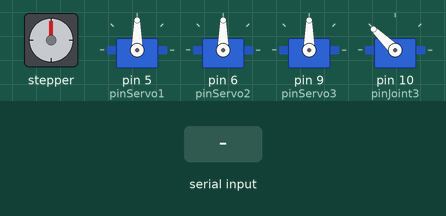
The sketch below on a simulated Arduino Uno, built with avr-gcc and run on an emulated ATmega328P. Parts: stepper motor, 4 × servo. Wiring (inferred from the names in the program): stepper motor driver (200 steps per turn assumed): step pin 2; direction pin 3. Inputs (shaded band) come from the test bench. What the sketch prints to the serial monitor is not drawn.

Above: at 1.2 s.
1.3 s: byte 0 (0) received over Serial
At 2.7 s:
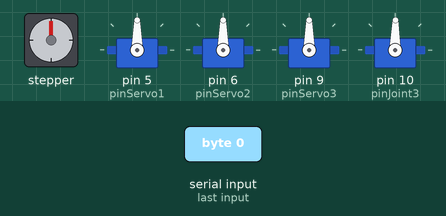
3.8 s: byte 1 (1) received over Serial
At 5.9 s:
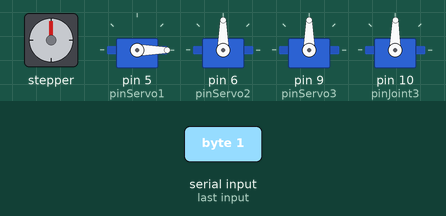
6.3 s: byte 2 (2) received over Serial
At 7.8 s:
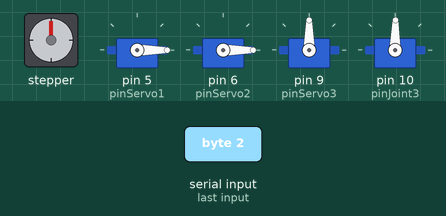
8.8 s: byte 3 (3) received over Serial
At 10.9 s:
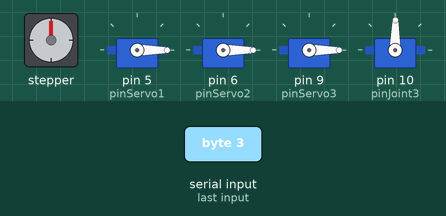
Timing chart, 0 to 12.4 s (numbered marks = the images above; inputs shaded):
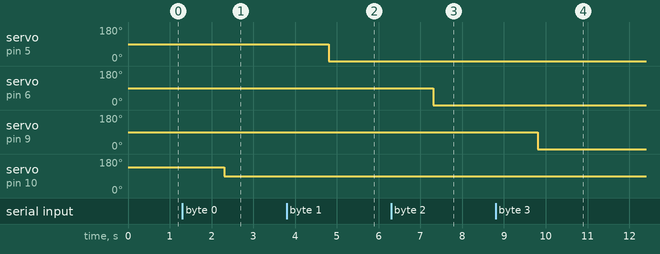

Measured:
- after the input at 1.3 s, servo on pin 10 (pinJoint3): 136° → 89° after 1.0 s
- after the input at 3.8 s, servo on pin 5 (pinServo1): 90° → 0° after 1.0 s
- after the input at 6.3 s, servo on pin 6 (pinServo2): 90° → 0° after 1.0 s
- after the input at 8.8 s, servo on pin 9 (pinServo3): 90° → 0° after 1.0 s

The sketch:

arm.ino
```cpp
//actualizacion 14 mayo
#include <Arduino.h>
#include <Servo.h>

#define pinJoint3 10
#define pinServo1 5
#define pinServo2 6
#define pinServo3 9
#define pinStep   2
#define pinDir    3

int const t_sacudida=1;

Servo joint3Servo;
Servo servo1Servo;
Servo servo2Servo;
Servo servo3Servo;
int valCentrifuga = 0;

struct DATA {
    float servo1;
    float servo2;
    float servo3;
    float joint3;
    float movement;
} received;

void setup() {
    Serial.begin(9600);

    servo1Servo.attach(pinServo1);
    servo1Servo.write(90);

    servo2Servo.attach(pinServo2);
    servo2Servo.write(90);

    servo3Servo.attach(pinServo3);
    servo3Servo.write(90);

    joint3Servo.attach(pinJoint3);
    joint3Servo.writeMicroseconds(map(-155,-180,90,2020,1180));


    pinMode(pinDir, OUTPUT);
    pinMode(pinStep, OUTPUT);


}

void loop() {

    if (Serial.available() >= sizeof(uint8_t)) {
        delayMicroseconds(10);
        uint8_t cmd = (uint8_t) Serial.read();
        // SERVO MOTOR COMMAND

          if (cmd == 0) {
            Serial.readBytes((char *) &received.joint3, sizeof(float));
            Serial.print("joint3\n");
            Serial.println((int)received.joint3);
            //180 deg = 560 ticks
            //45 deg = 140 tickks
            //15 deg = 46
            //int grados=map((int)received.joint3,-90,90,1740,1180);
            int grados=map((int)received.joint3,-180,90,2020,1180);
            if ((int)received.joint3 >= -155 && (int)received.joint3 <= 90){

              Serial.println(grados);
              joint3Servo.writeMicroseconds(grados);//
              Serial.println("joint3");
              Serial.println();
            }
        }

          else if (cmd == 1){
            Serial.readBytes((char *) &received.servo1, sizeof(float));
            int angle=(int)received.servo1;
             if (angle >= 0 && angle <= 60){
                servo1Servo.write(angle);
             }

        }
           else if (cmd == 2){
            Serial.readBytes((char *) &received.servo2, sizeof(float));
            int angle=(int)received.servo2;
            if (angle >= 0 && angle <= 70){
               servo2Servo.write(angle);
            }
        }

           else if (cmd == 3){
            Serial.readBytes((char *) &received.servo3, sizeof(float));
            int angle=(int)received.servo3;
            if (angle >= 0 && angle <= 72){
              servo3Servo.write(angle);
            }
        }

           else if (cmd == 4){
            Serial.readBytes((char *) &received.movement, sizeof(float));
            Serial.println("entre a centrifuga");
            int value=(int)received.movement;
            valCentrifuga = value;


        }

    }
    if (valCentrifuga == 1){
                   digitalWrite(pinDir,LOW);

                    digitalWrite(pinStep,HIGH);
                    delay(t_sacudida);

                    digitalWrite(pinStep,LOW);
                    delay(t_sacudida);


            }

            else if (valCentrifuga == -1){
              Serial.println("entre a 2");
                  digitalWrite(pinDir,  HIGH);
                  digitalWrite(pinStep, HIGH);
                  delay(t_sacudida);

                  digitalWrite(pinStep, LOW);
                  delay(t_sacudida);
            }

            else if (valCentrifuga == 0){
                Serial.println("entre a 0");
                  digitalWrite(pinDir,  LOW);
                  digitalWrite(pinStep, LOW);
                  delay(t_sacudida);
            }
}
```
